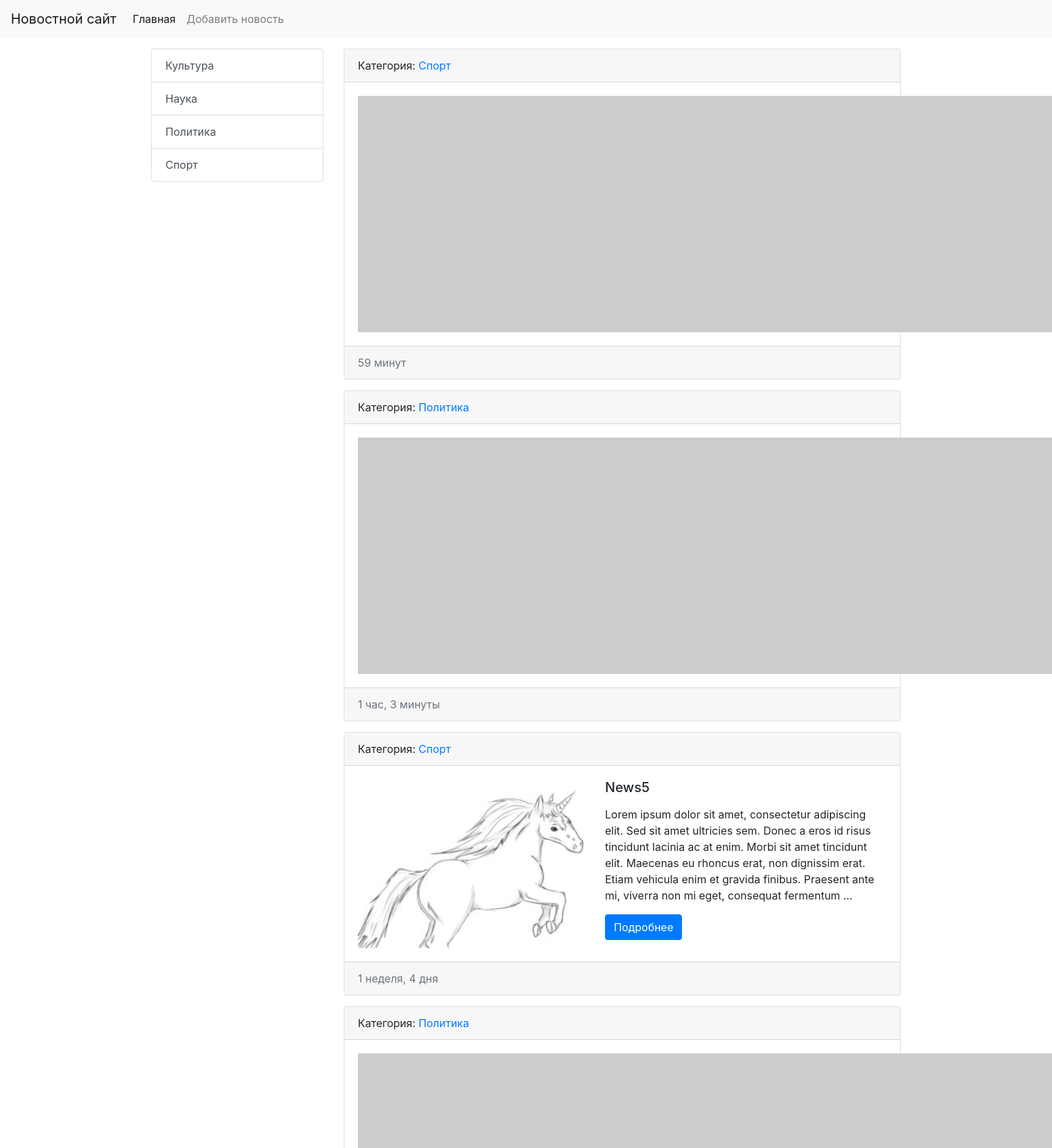
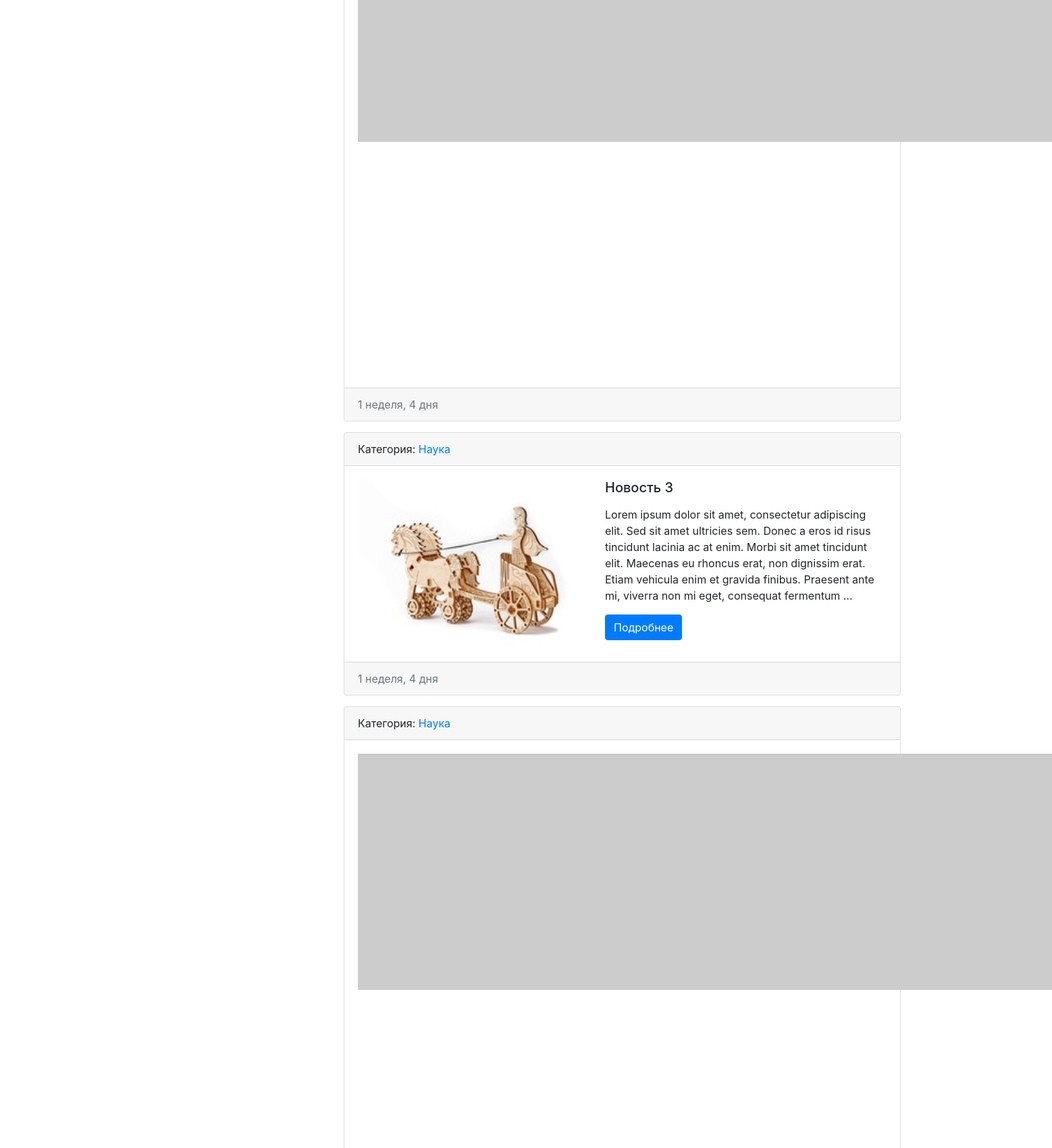
The page / (upper part) on the database its author committed (2 pictures, top to bottom).
### news/models.py (models this page shows, shortened)
class Category(models.Model):
    title = models.CharField(max_length=150, db_index=True, verbose_name='Наименование категории')
    def get_absolute_url(self):
        return reverse('category', kwargs={'category_id': self.pk})
    class Meta:
        verbose_name = 'Категория'
        verbose_name_plural = 'Категории'
        ordering = ['title']
    def __str__(self):
        return self.title

class News(models.Model):
    title = models.CharField(max_length=150, verbose_name = 'Наименование')
    content = models.TextField(blank=True, verbose_name = 'Контент')
    created_at = models.DateTimeField(auto_now_add=True, verbose_name = 'Дата публикации')
    updated_at = models.DateTimeField(auto_now=True, verbose_name = 'Обновлено')
    photo = models.ImageField(upload_to='photos/%Y/%m/%d/', verbose_name = 'Фото', blank=True)
    is_published = models.BooleanField(default=True, verbose_name = 'Опубликовано')
    category = models.ForeignKey('Category', verbose_name = 'Категория', on_delete=models.PROTECT, null=True)
    def get_absolute_url(self):
        return reverse('view_news', kwargs={'news_id': self.pk})
    class Meta:
        verbose_name = 'Новость'
        verbose_name_plural = 'Новости'
        ordering = ['-created_at']

### news/views.py (the view)
# urls.py: path('', index, name = 'home'),
def index(request):
    news = News.objects.all()
    context = {
        'news': news,
        'title': 'Список новостей',
    }
    return render(request,'news/index.html', context)

### news/templatetags/news_tags.py (called while the page is built)
@register.inclusion_tag('news/list_categories.html')
def show_categories():
    categories = Category.objects.all()
    return {"categories": categories}

### news/templates/news/index.html (shortened to what this page needs)
{% extends 'base.html' %}
{% block sidebar %}
  {% include 'inc/_sidebar.html' %}
{% endblock %}
{% block content %}
  {% for item in news %}
  <div class="card mb-3">
    <div class="card-header">
      Категория: <a href="{{ item.category.get_absolute_url }}}">{{ item.category }}</a>
    </div>
    <div class="card-body">
      <div class="media">
        {% if item.photo %}
        <img src="{{ item.photo.url }}" alt="" width="350" height="250" class="mr-3">
        {% else %}
        <img src="https://picsum.photos/id/1060/350/250/?blur=2" alt="" class="mr-3">
        {% endif  %}
        <div class="media-body">
          <h5 class="card-title">{{ item.title }}</h5>
          <p class="card-text">{{ item.content|linebreaks|truncatewords:50 }}</p>
          <a href="{{item.get_absolute_url}}" class="btn btn-primary">Подробнее</a>
        </div>
      </div>
    </div>
    <div class="card-footer text-muted">
      {{ item.created_at|timesince }}
    </div>
  </div>
  {% endfor %}
{% endblock %}

### news/templates/news/list_categories.html
<div class="list-group">
    {% for item in categories %}
    <a href="{{ item.get_absolute_url }}" class="list-group-item list-group-item-action">{{ item.title }}</a>
    {% endfor %}
</div>

### rows shown on the page
Category: title "Культура"
Category: title "Наука"
Category: title "Политика"
Category: title "Спорт"
News: category "Спорт", created_at "59 минут"
News: category "Политика", created_at "1 час, 3 минуты"
News: category "Спорт", photo (picture), title "News5", content "Lorem ipsum dolor sit amet, consectetur adipiscing elit. Sed sit amet ultricies sem. Donec a eros id risus tincidunt lacinia ac at enim. Morbi sit amet tincidunt elit. Maecenas eu rhoncus erat, non dignissim erat. Etiam vehicula enim et gravida finibus. Praesent ante mi, viverra non mi eget, consequat fermentum …", created_at "1 неделя, 4 дня"
News: category "Политика", created_at "1 неделя, 4 дня"
News: category "Наука", photo (picture), title "Новость 3", content "Lorem ipsum dolor sit amet, consectetur adipiscing elit. Sed sit amet ultricies sem. Donec a eros id risus tincidunt lacinia ac at enim. Morbi sit amet tincidunt elit. Maecenas eu rhoncus erat, non dignissim erat. Etiam vehicula enim et gravida finibus. Praesent ante mi, viverra non mi eget, consequat fermentum …", created_at "1 неделя, 4 дня"
News: category "Наука"
